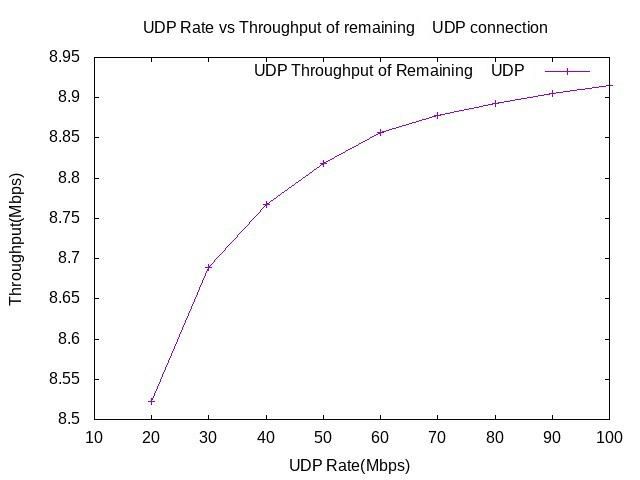

Source code (gnuplot):
set terminal png
set output "otherudp1_vs_udprate.png"
set title "UDP Rate vs Throughput of remaining UDP connection"
set xlabel "UDP Rate(Mbps)"
set ylabel "Throughput(Mbps)"

set xrange [10:100]
plot "-"  title "UDP Throughput of Remaining 2 UDPs" with linespoints
20 8.52244
30 8.68845
40 8.76739
50 8.81796
60 8.85708
70 8.87729
80 8.89283
90 8.9056
100 8.91497
e
